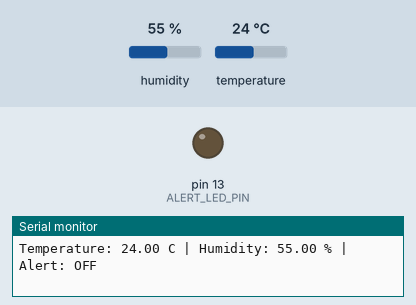
A sketch run on a simulated Arduino Uno, built with avr-gcc and run on an emulated ATmega328P. Shown: output pins drawn as LEDs (lit = HIGH), the last lines printed to the serial monitor. Inputs (shaded band) come from the test bench; at power-on: temperature 24 °C, humidity 55 %.

Above: at 5.8 s.
5.9 s: temperature set to 26 °C
At 10.0 s:
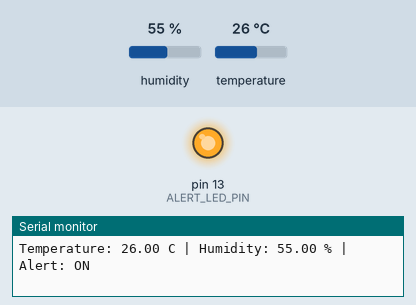
11.1 s: temperature set to 12 °C
At 14.2 s:
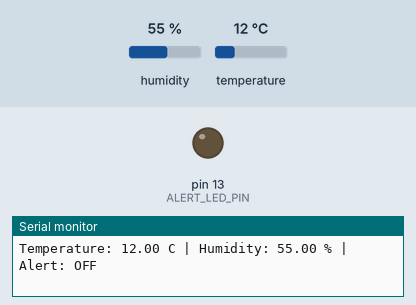
16.3 s: temperature set to 28 °C
At 18.5 s:
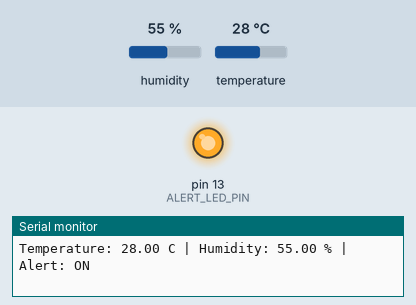
Timing chart, 0 to 20.0 s (numbered marks = the images above; inputs shaded):
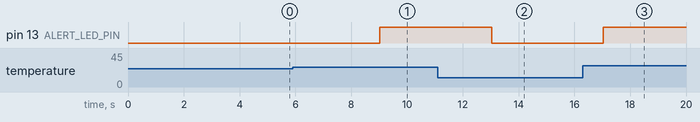

The sketch:

timer_sampling.ino
```cpp
#include "DHT.h"

// DHT11 sensor configuration
#define DHT_PIN 2
#define DHT_TYPE DHT11

// Alert LED configuration
#define ALERT_LED_PIN LED_BUILTIN       // Use the built-in LED as the alert indicator.
#define TEMPERATURE_THRESHOLD_C 25.0    //define threshold temperature

DHT dht(DHT_PIN, DHT_TYPE);       // Create a DHT sensor object using the selected pin and sensor type.


volatile bool sampleRequested = false;    // This flag is set by the timer interrupt and checked in loop().


volatile unsigned int timerTickCount = 0;   //increments every one second; a new sample will be requested when it reaches 2, so one sample is requested every two seconds

void setupTimer1() {
  noInterrupts();     // Disable all other interrupts while configuring Timer1.

  TCCR1A = 0;     // Clear Timer1 control registers.
  TCCR1B = 0;

  TCNT1 = 0;     // Reset Timer1 counter.

  /*
    Configure Timer1 for 1 Hz interrupt.   16bits

    Arduino UNO clock speed: 16 MHz
    Prescaler: 1024

    Timer frequency = 16,000,000 / 1024 = 15625 Hz
    Selecting other prescalers will still make the timer frequency too large

    To trigger once per second:
    OCR1A = 15625 - 1 = 15624
  */
  OCR1A = 15624;

  TCCR1B |= (1 << WGM12);   // Enable Clear Timer on Compare Match mode.

  TCCR1B |= (1 << CS12) | (1 << CS10);    // Set prescaler to 1024.

  TIMSK1 |= (1 << OCIE1A);    // Enable Timer1 compare match interrupt.

  interrupts();     // Re-enable interrupts.
}

// Timer1 interrupt service routine.
// This runs automatically once per second.
ISR(TIMER1_COMPA_vect) {
  timerTickCount++;

  // Request a sensor sample every 2 seconds.
  if (timerTickCount >= 2) {
    timerTickCount = 0;
    sampleRequested = true;
  }
}

void setup() {
  Serial.begin(9600);

  pinMode(ALERT_LED_PIN, OUTPUT);     //select the alert LED as the output pin

  Serial.println("Embedded Environmental Data Logger");       //print startup message
  Serial.println("V5: Timer-Driven Sampling Started");

  dht.begin();              //initialize the DHT11 sensor

  setupTimer1();            // Start Timer1 after Serial and sensor initialization.
}

void loop() {
  if (sampleRequested) {        // Only read the sensor when the timer interrupt requests a sample.

    noInterrupts();             //clear the interrupt flag
    sampleRequested = false;
    interrupts();

    float humidity = dht.readHumidity();
    float temperatureC = dht.readTemperature();

    if (isnan(humidity) || isnan(temperatureC)) {         //check if both inputs are numbers
      Serial.println("Error: Failed to read from DHT11 sensor");      //print error message
      digitalWrite(ALERT_LED_PIN, LOW);                   //set output LED_PIN as low voltage so it will not light up
      return;
    }

    Serial.print("Temperature: ");
    Serial.print(temperatureC);
    Serial.print(" C");

    Serial.print(" | Humidity: ");
    Serial.print(humidity);
    Serial.print(" %");

    if (temperatureC >= TEMPERATURE_THRESHOLD_C) {         //check if surrounding temperature is higher than threshold temperature
      digitalWrite(ALERT_LED_PIN, HIGH);
      Serial.println(" | Alert: ON");               //if yes, set alert to HIGH
    } else {
      digitalWrite(ALERT_LED_PIN, LOW);
      Serial.println(" | Alert: OFF");              //if no, set alert to OFF
    }
  }

}
```

Measured:
- the behaviour switches between 24 and 25 °C on temperature (found by bisection; images 0 and 1)
- after the input at 5.9 s, pin 13 (ALERT_LED_PIN): LOW → HIGH after 3.1 s
- after the input at 11.1 s, pin 13 (ALERT_LED_PIN): HIGH → LOW after 1.9 s
- after the input at 16.3 s, pin 13 (ALERT_LED_PIN): LOW → HIGH after 0.73 s
